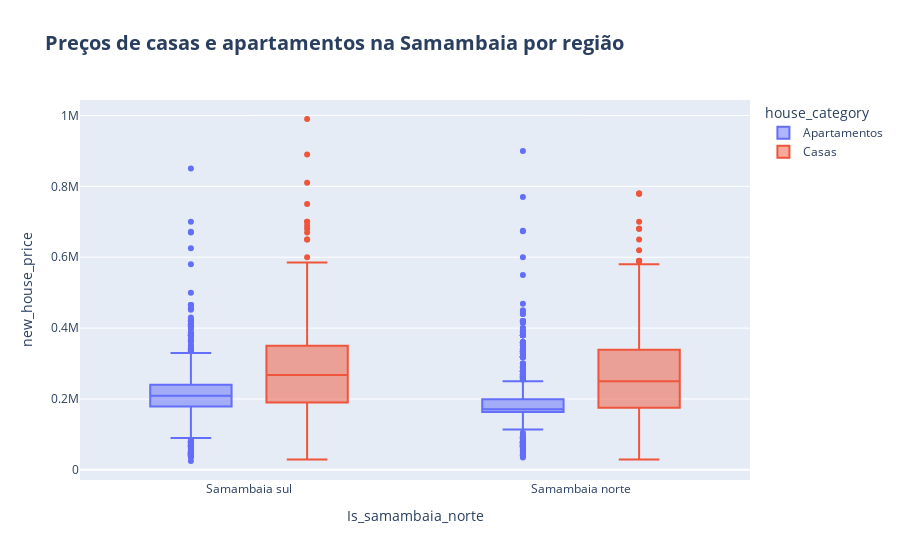

Notebook code cell kept with this figure:
### Code cell
fig_title = 'Preços de casas e apartamentos na Samambaia por região'


fig = px.box(data_frame=df_samambaia_filtered, x=HOUSE_REGION, y=HOUSE_PRICE, color=HOUSE_CATEGORY,
             title=fig_title)

fig.update_layout(
    title='<b>'+fig_title+'</b>',
    titlefont={'size':20}
    
)

fig.show()

### Figure 1 — Plotly figure (JSON) as saved in the notebook; plotly's stock layout.template omitted (floating-point values rounded to 4 significant figures; data arrays with more than 128 entries replaced by an {"elided": "..."} marker saying what was removed)
{"data": [{"alignmentgroup": "True", "hovertemplate": "house_category=Apartamentos<br>Is_samambaia_norte=%{x}<br>new_house_price=%{y}<extra></extra>", "legendgroup": "Apartamentos", "marker": {"color": "#636efa"}, "name": "Apartamentos", "notched": false, "offsetgroup": "Apartamentos", "orientation": "v", "showlegend": true, "type": "box", "x": {"elided": "1423 str values"}, "x0": " ", "xaxis": "x", "y": {"elided": "1423 int values"}, "y0": " ", "yaxis": "y"}, {"alignmentgroup": "True", "hovertemplate": "house_category=Casas<br>Is_samambaia_norte=%{x}<br>new_house_price=%{y}<extra></extra>", "legendgroup": "Casas", "marker": {"color": "#EF553B"}, "name": "Casas", "notched": false, "offsetgroup": "Casas", "orientation": "v", "showlegend": true, "type": "box", "x": {"elided": "999 str values"}, "x0": " ", "xaxis": "x", "y": {"elided": "999 int values"}, "y0": " ", "yaxis": "y"}], "layout": {"boxmode": "group", "legend": {"title": {"text": "house_category"}, "tracegroupgap": 0}, "title": {"font": {"size": 20}, "text": "<b>Preços de casas e apartamentos na Samambaia por região</b>"}, "xaxis": {"anchor": "y", "domain": [0, 1], "title": {"text": "Is_samambaia_norte"}}, "yaxis": {"anchor": "x", "domain": [0, 1], "title": {"text": "new_house_price"}}}}
